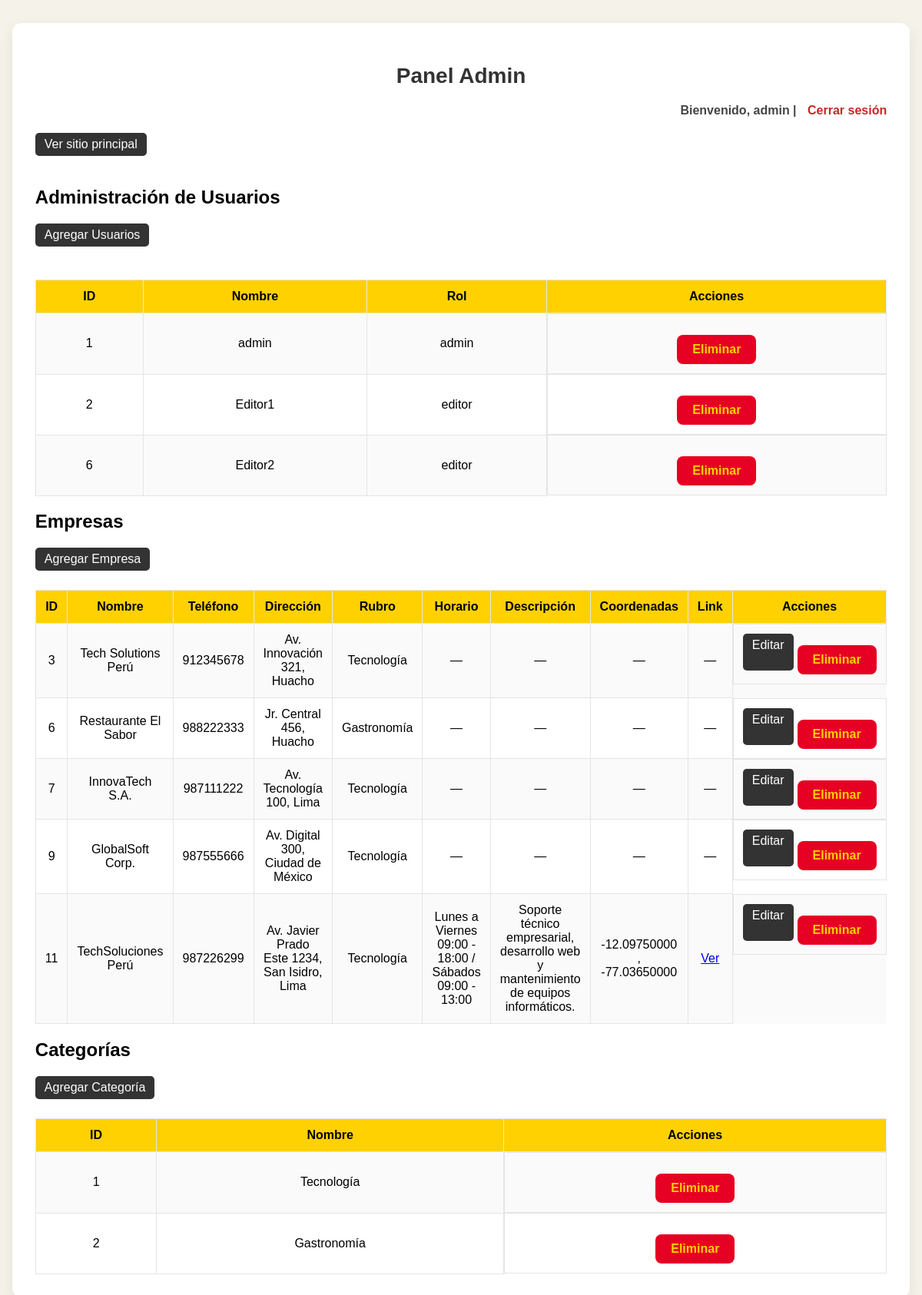
Page /login/admin.php (signed in) on the committed database.
### tables this page shows
CREATE TABLE IF NOT EXISTS `usuarios` (
  `id_usuario` int(11) NOT NULL AUTO_INCREMENT,
  `nombre` varchar(100) NOT NULL,
  `email` varchar(255) DEFAULT NULL,
  `contraseña_hash` varchar(255) NOT NULL,
  `rol` enum('admin','editor','viewer') DEFAULT 'viewer',
  `fecha_registro` timestamp NOT NULL DEFAULT current_timestamp(),
  PRIMARY KEY (`id_usuario`),
  UNIQUE KEY `email` (`email`),
  UNIQUE KEY `email_2` (`email`)
);

CREATE TABLE IF NOT EXISTS `empresas` (
  `id_empresa` int(11) NOT NULL AUTO_INCREMENT,
  `nombre` varchar(150) NOT NULL,
  `email` varchar(100) DEFAULT NULL,
  `telefono` varchar(20) DEFAULT NULL,
  `direccion` varchar(200) DEFAULT NULL,
  `id_categoria` int(11) DEFAULT NULL,
  `fecha_registro` timestamp NOT NULL DEFAULT current_timestamp(),
  `horario` varchar(100) DEFAULT NULL,
  `descripcion` text DEFAULT NULL,
  `latitud` decimal(10,8) DEFAULT NULL,
  `longitud` decimal(11,8) DEFAULT NULL,
  `link_empresa` varchar(255) DEFAULT NULL,
  PRIMARY KEY (`id_empresa`),
  KEY `id_categoria` (`id_categoria`),
  KEY `idx_empresa_nombre` (`nombre`)
);

CREATE TABLE IF NOT EXISTS `categorias` (
  `id_categoria` int(11) NOT NULL AUTO_INCREMENT,
  `nombre` varchar(100) NOT NULL,
  `descripcion` text DEFAULT NULL,
  PRIMARY KEY (`id_categoria`)
);

### login/admin.php (the view, shortened to what this page needs)
<?php
include '../db.php';
$rol = $_SESSION['rol'];
?>
<!DOCTYPE html>
<html lang="es">
<head>
<link rel="stylesheet" href="/clon/guiaempresarial.pe/assets/css/login.css">
</head>
<body>
<div class="panel-container">
<section class="panel">
<h1 class="panel-title">Panel <?= ucfirst($rol) ?></h1>
<div class="usuario-info">
Bienvenido, <?= htmlspecialchars($_SESSION['usuario']) ?> |
<a href="cerrar.php">Cerrar sesión</a>
</div>
<a href="/clon/guiaempresarial.pe/index.php" class="btn" style="margin-bottom:20px; display:inline-block;">
Ver sitio principal
</a>
<h2>Administración de Usuarios</h2>
<a href="agregar.php" class="btn">Agregar Usuarios</a>
<br><br>
<table>
<tr>
<th>ID</th>
<th>Nombre</th>
<th>Rol</th>
<th>Acciones</th>
</tr>
<?php
$res = $conexion->query("SELECT id_usuario, nombre, rol FROM usuarios");
while($fila = $res->fetch_assoc()):
?>
<tr>
<td><?= $fila['id_usuario'] ?></td>
<td><?= htmlspecialchars($fila['nombre']) ?></td>
<td><?= htmlspecialchars($fila['rol']) ?></td>
<td class="acciones">
<a href="eliminar_usuario.php?id=<?= $fila['id_usuario'] ?>"
class="btn btn-danger"
onclick="return confirm('¿Seguro que deseas eliminar a este usuario?');">
Eliminar
</a>
</td>
</tr>
<?php endwhile; ?>
</table>
<h2>Empresas</h2>
<a href="agregar_empresa.php" class="btn">Agregar Empresa</a>
<table>
<tr>
<th>ID</th>
<th>Nombre</th>
<th>Teléfono</th>
<th>Dirección</th>
<th>Rubro</th>
<th>Horario</th>
<th>Descripción</th>
<th>Coordenadas</th>
<th>Link</th>
<th>Acciones</th>
</tr>
<?php
$res = $conexion->query("
SELECT
e.id_empresa,
e.nombre,
e.telefono,
e.direccion,
e.descripcion,
e.horario,
e.latitud,
e.longitud,
e.link_empresa,
c.nombre AS categoria
FROM empresas e
JOIN categorias c ON e.id_categoria = c.id_categoria
");
while($fila = $res->fetch_assoc()):
?>
<tr>
<td><?= $fila['id_empresa'] ?></td>
<td><?= htmlspecialchars($fila['nombre']) ?></td>
<td><?= htmlspecialchars($fila['telefono']) ?></td>
<td><?= htmlspecialchars($fila['direccion']) ?></td>
<td><?= htmlspecialchars($fila['categoria']) ?></td>
<td><?= !empty($fila['horario']) ? htmlspecialchars($fila['horario']) : '—' ?></td>
<td><?= !empty($fila['descripcion']) ? htmlspecialchars($fila['descripcion']) : '—' ?></td>
<td>
<?php if(!empty($fila['latitud']) && !empty($fila['longitud'])): ?>
<?= $fila['latitud'] ?> , <?= $fila['longitud'] ?>
<?php else: ?>—<?php endif; ?>
</td>
<td>
<?php if(!empty($fila['link_empresa'])): ?>
<a href="<?= htmlspecialchars($fila['link_empresa']) ?>" target="_blank">Ver</a>
<?php else: ?>—<?php endif; ?>
</td>
<td class="acciones">
<a href="editar.php?id=<?= $fila['id_empresa'] ?>" class="btn">Editar</a>
<a href="eliminar.php?id=<?= $fila['id_empresa'] ?>" class="btn btn-danger"
onclick="return confirm('¿Seguro que deseas eliminar esta empresa?');">
Eliminar
</a>
</td>
</tr>
<?php endwhile; ?>
</table>
<h2>Categorías</h2>
<a href="agregar_categoria.php" class="btn">Agregar Categoría</a>
<table>
<tr>
<th>ID</th>
<th>Nombre</th>
<th>Acciones</th>
</tr>
<?php
$res = $conexion->query("SELECT * FROM categorias");
while($fila = $res->fetch_assoc()):
?>
<tr>
<td><?= $fila['id_categoria'] ?></td>
<td><?= htmlspecialchars($fila['nombre']) ?></td>
<td class="acciones">
<a href="eliminar_categoria.php?id=<?= $fila['id_categoria'] ?>" class="btn btn-danger"
onclick="return confirm('¿Seguro que deseas eliminar esta categoría?');">
Eliminar
</a>
</td>
</tr>
<?php endwhile; ?>
</table>
</section>
</div>
</body>
</html>

### assets/css/login.css (style rules this page uses)
body { font-family: Arial, sans-serif; background: #F5F2E9; margin: 0; min-height: 100vh; }
.panel-container { display: flex; justify-content: center; margin: 30px auto; padding: 0 20px; }
.panel { max-width: 1200px; background: #ffffff; border-radius: 12px; box-shadow: 0 8px 20px rgba(0,0,0,0.08); padding: 30px; }
.panel-title { text-align: center; color: #333; font-size: 28px; margin-bottom: 20px; }
.usuario-info { text-align: right; margin-bottom: 20px; font-weight: bold; color: #444; }
.usuario-info a { text-decoration: none; margin-left: 10px; color: #C62828; font-weight: bold; }
.panel table { width: 100%; border-collapse: collapse; margin-top: 20px; }
.panel table th, .panel table td { padding: 12px; border: 1px solid #e5e5e5; text-align: center; }
.panel table th { background-color: #FFD100; color: #000; }
.panel table tr:nth-child(even) { background-color: #FAFAFA; }
.panel .btn { padding: 6px 12px; border: none; border-radius: 5px; background-color: #333; color: #fff; cursor: pointer; text-decoration: none; display: inline-block; transition: all 0.25s; margin-bottom: 5px; }
.panel .btn-danger { background-color: #C62828; color: #fff; }
.panel .acciones { display: flex; justify-content: center; gap: 5px; }
.panel a.btn-danger { display: inline-block; text-align: center; margin: 15px auto 0 auto; padding: 10px 20px; background: #e60023; color: #FFD100; border-radius: 8px; text-decoration: none; font-weight: bold; transition: all 0.3s ease; }

### rows in the picture
usuarios: id_usuario "1", nombre "admin", rol "admin"
usuarios: id_usuario "2", nombre "Editor1", rol "editor"
usuarios: id_usuario "6", nombre "Editor2", rol "editor"
empresas: id_empresa "3", nombre "Tech Solutions Perú", telefono "912345678", direccion "Av. Innovación 321, Huacho", id_categoria.nombre "Tecnología"
empresas: id_empresa "6", nombre "Restaurante El Sabor", telefono "988222333", direccion "Jr. Central 456, Huacho", id_categoria.nombre "Gastronomía"
empresas: id_empresa "7", nombre "InnovaTech S.A.", telefono "987111222", direccion "Av. Tecnología 100, Lima", id_categoria.nombre "Tecnología"
empresas: id_empresa "9", nombre "GlobalSoft Corp.", telefono "987555666", direccion "Av. Digital 300, Ciudad de México", id_categoria.nombre "Tecnología"
empresas: id_empresa "11", nombre "TechSoluciones Perú", telefono "987226299", direccion "Av. Javier Prado Este 1234, San Isidro, Lima", id_categoria.nombre "Tecnología", horario "Lunes a Viernes 09:00 - 18:00 / Sábados 09:00 - 13:00", descripcion "Soporte técnico empresarial, desarrollo web y mantenimiento de equipos informáticos.", latitud "-12.09750000", longitud "-77.03650000"
categorias: id_categoria "1", nombre "Tecnología"
categorias: id_categoria "2", nombre "Gastronomía"

### other values in the picture
$rol "Admin"
$_SESSION['usuario'] "admin"
